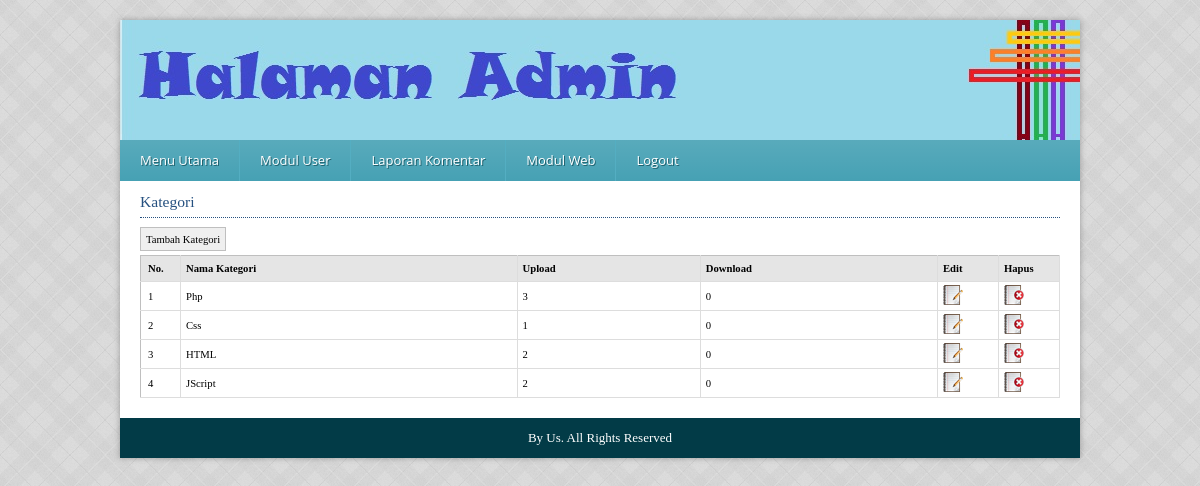
The app's page /administrator/media.php?module=kategori (signed in) with its own data.
### tables this page shows
CREATE TABLE `kategori` (
  `id_kategori` int(5) NOT NULL AUTO_INCREMENT,
  `nama_kategori` varchar(100) NOT NULL,
  `upload` int(3) NOT NULL,
  `download` int(3) NOT NULL,
  PRIMARY KEY (`id_kategori`)
);

### administrator/modul/mod_kategori/kategori.php (the view, shortened to what this page needs)
<?php
if (empty($_SESSION['namauser']) AND empty($_SESSION['passuser'])){
	echo "<center>Untuk mengakses Modul, Anda Harus Login!<br />
	<a href='../../index.php'>LOGIN</a></center>";
}
else {
	$aksi="modul/mod_kategori/aksi_kategori.php";
	switch($_GET['act']){
	default:
		echo "<h2>Kategori</h2>
		<input type='button' value='Tambah Kategori' onclick=\"window.location.href='?module=kategori&act=tambahkategori';\">
		<table class='list'>
		<thead>
		<tr>
			<td class='left' width='25'>No.</td>
			<td>Nama Kategori</td>
			<td>Upload</td>
			<td>Download</td>
			<td>Edit</td>
			<td>Hapus</td>
		</tr></thead>";
		$tampil=mysql_query("SELECT * FROM kategori ORDER BY id_kategori DESC");
		$no=1;
		while($r=mysql_fetch_array($tampil)){
			echo "<tr><td class='left'>$no</td>
					<td>$r[nama_kategori]</td>
					<td>$r[upload]</td>
					<td>$r[download]</td>
					<td width=50><a href=?module=kategori&act=editkategori&id=$r[id_kategori]><img src='images/btn_edit.png' /></a></td>
					<td width=50><a href=$aksi?module=kategori&act=hapus&id=$r[id_kategori]><img src='images/btn_delete.png' /></a></td></tr>";
			$no++;
		}
		echo "</table>";
	break;
	}
}
?>

### administrator/css/style2.css (style rules this page uses)
* { margin: 0; padding: 0; }
body { background:url("../images/vichy.png") #ccc; font-family: Tahoma, Arial, Helvetica, sans-serif; font-size: 12px; }
a:link,a:visited { color:#265180; }
h2 { font: normal 120% Georgia; line-height: 200%; color: #265180; background-color: transparent; border-bottom: 1px dotted #265180; margin-bottom:5px; }
input, select, textarea { height:24px; line-height:24px; color:#000000; clear:both; border:#BFBFBF solid 1px; margin:4px 0; padding:0 5px; font-family: Tahoma; font-size: 8pt; }
.list { border-collapse: collapse; width: 100%; border-top: 1px solid #BFBFBF; border-left: 1px solid #BFBFBF; margin-bottom: 20px; font-family: Tahoma; font-size: 8pt; padding-top:5px; }
.list td { border-right: 1px solid #DDDDDD; border-bottom: 1px solid #DDDDDD; }
.list thead td { background-color: #E5E5E5; padding: 5px 5px; text-transform: capitalize; }
.list thead td a, .list thead td { text-decoration: none; color: #000000; font-weight: bold; }
.list tbody a { text-decoration: none; }
.list tbody td { vertical-align: middle; padding: 3px 5px; }
.list .left { text-align: left; padding: 7px; }

### administrator/css/nav.css (style rules this page uses)
* { margin: 0; padding: 0; border: 0; font-size: 100%; font: inherit; vertical-align: baseline; }
body { font: 13px 'Open Sans', Arial, Helvetica, sans-serif; }
a { color: #4c595c; text-decoration: none; }

### records on screen
kategori: nama_kategori "Php", upload "3", download "0"
kategori: nama_kategori "Css", upload "1", download "0"
kategori: nama_kategori "HTML", upload "2", download "0"
kategori: nama_kategori "JScript", upload "2", download "0"
